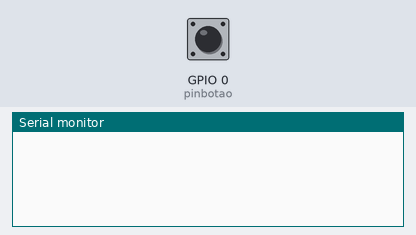
Bench run of a program on a simulated ESP32. Parts: the last lines printed to the serial monitor. Inputs (shaded band) come from the test bench; at power-on: GPIO 0 (pinbotao) HIGH. Random numbers use the default seed unless the program sets one.

Above: at 1.2 s.
1.3 s: GPIO 0 (pinbotao) pulled LOW for 0.15 s
4.4 s: GPIO 0 (pinbotao) pulled LOW for 1 s
At 6.3 s:
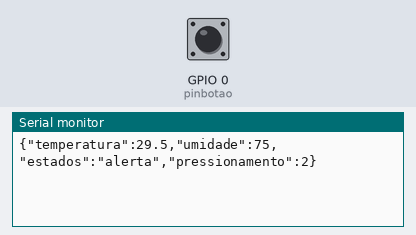
8.4 s: GPIO 0 (pinbotao) pulled LOW for 0.15 s
At 15.8 s:
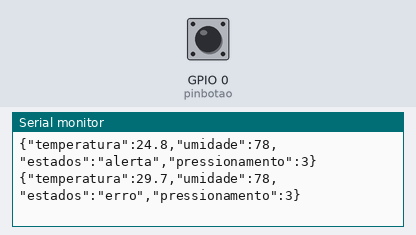

Measured:
- after the input at 4.4 s, the serial monitor: prints a new line after 0.60 s (image 1)
- after the input at 8.4 s, the serial monitor: prints a new line after 1.6 s (image 2)

The program:

main.cpp
```cpp
#include <Arduino.h>
#include <ArduinoJson.h>
#include <Bounce2.h>
#define pinbotao 0

Bounce botaoboot = Bounce();
JsonDocument doc;

void setup()
{
  Serial.begin(9600);
  // Serial.println("");
  botaoboot.attach(pinbotao, INPUT_PULLUP);
  randomSeed(analogRead(5));
}

void loop()
{
  botaoboot.update();

  static int contagem = 0;

  if (botaoboot.fell())
  {
    contagem++;
  }
  const char *estados[] = {"ok", "alerta", "erro"};

  float temperatura = random(200, 350) / 10.0;
  int umidade = random(40, 80);
  int opcoes = random(0, 3);

  doc["temperatura"] = temperatura;
  doc["umidade"] = umidade;
  doc["estados"] = estados[opcoes];
  doc["pressionamento"] = contagem;

  unsigned long tempoatual = millis();
  static unsigned long tempoinicial = 0;

  if (tempoatual - tempoinicial > 5000)
  {
    serializeJson(doc, Serial);
    Serial.println("");
    tempoinicial = tempoatual;
  }
}
```
